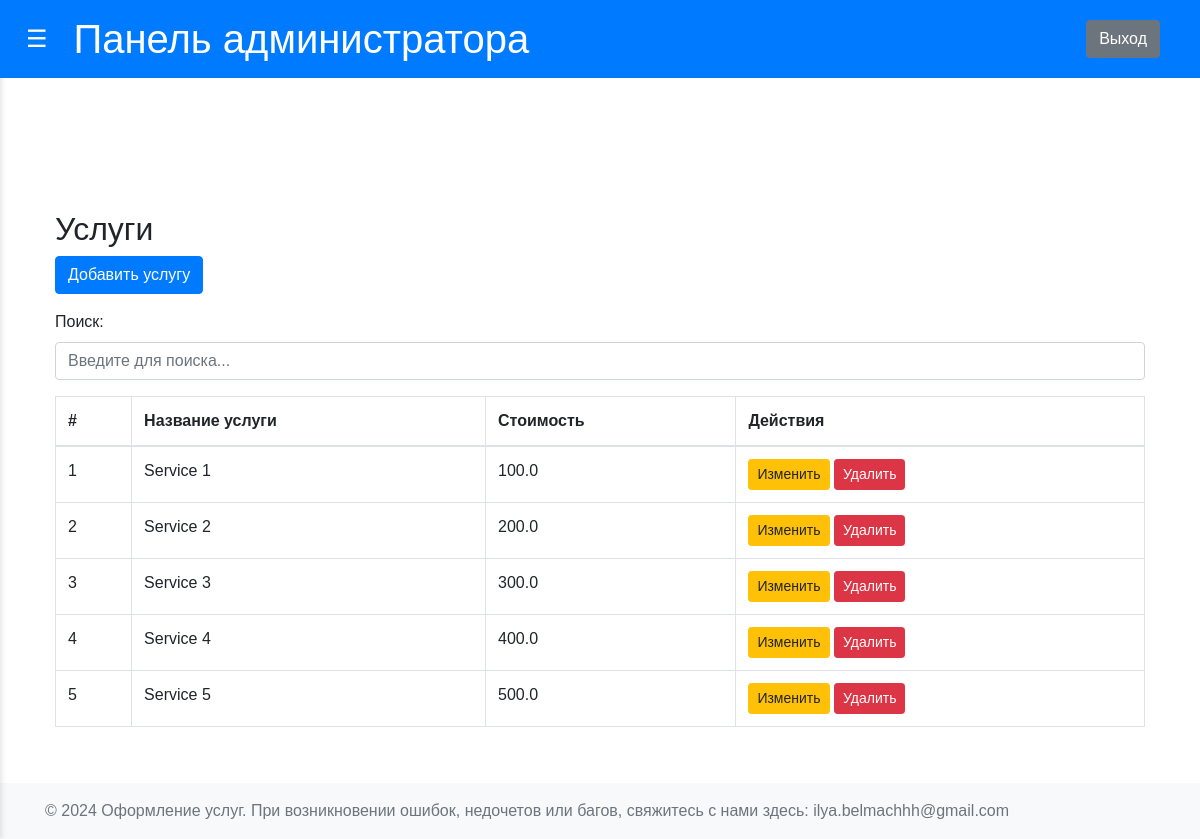
Screenshot of /admin/services (signed in) with the database file from the repository.
### app/models.py (models this page shows, shortened)
class Services(db.Model):
    __tablename__ = 'Services'
    id = db.Column(db.Integer, primary_key=True)
    service_name = db.Column(db.String(150), nullable=False)
    cost = db.Column(db.Float, nullable=False)

### app/admin/routs.py (the view)
@admin.route('/admin/services')
def manage_services():
    if session.get('role') != 'admin':
        return redirect(url_for('users.login'))
    services = Services.query.all()
    return render_template('admin/manage_services.html', services=services)

### app/templates/admin/manage_services.html
{% extends 'admin/dashboard_admin_base.html' %}
{% block content %}
<div class="container mt-4">
    <h2>Услуги</h2>
    <a href="{{ url_for('admin.add_service_form') }}" class="btn btn-primary mb-3">Добавить услугу</a>
    <div class="mb-3">
        <label for="searchInput" class="form-label">Поиск:</label>
        <input type="text" id="searchInput" class="form-control" placeholder="Введите для поиска...">
    </div>
    <table class="table table-bordered">
        <thead>
            <tr>
                <th>#</th>
                <th>Название услуги</th>
                <th>Стоимость</th>
                <th>Действия</th>
            </tr>
        </thead>
        <tbody>
            {% for service in services %}
            <tr>
                <td>{{ loop.index }}</td>
                <td>{{ service.service_name }}</td>
                <td>{{ service.cost }}</td>
                <td>
                    <a href="{{ url_for('admin.edit_service_form', service_id=service.id) }}" class="btn btn-warning btn-sm">Изменить</a>
                    <form action="{{ url_for('admin.delete_service', service_id=service.id) }}" method="POST" style="display:inline;">
                        <button type="submit" class="btn btn-danger btn-sm">Удалить</button>
                    </form>
                </td>
            </tr>
            {% endfor %}
        </tbody>
    </table>
</div>
{% endblock %}

### app/static/css/styles.css (style rules this page uses)
body { font-family: Arial, sans-serif; margin: 0; display: flex; height: 100vh; overflow: hidden; }
main h2 { margin-top: 0; }

### rows the page displays
Services: service_name "Service 1", cost "100.0"
Services: service_name "Service 2", cost "200.0"
Services: service_name "Service 3", cost "300.0"
Services: service_name "Service 4", cost "400.0"
Services: service_name "Service 5", cost "500.0"
